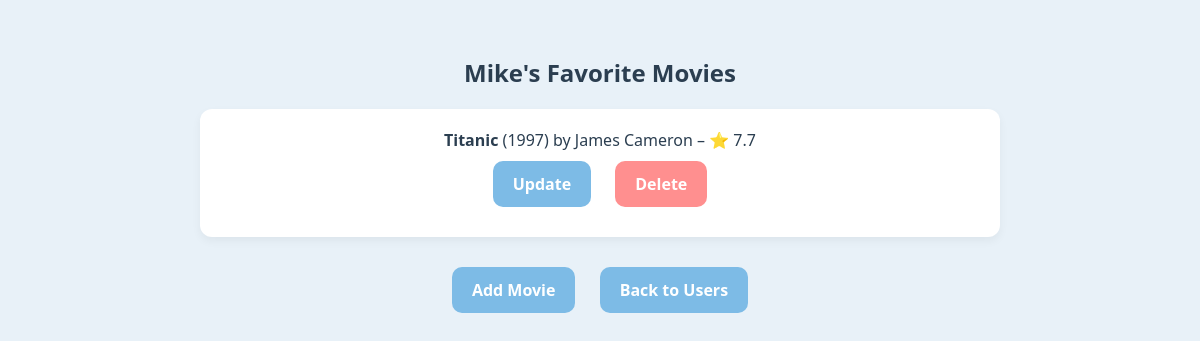
/users/3, run on the app's committed database.
### models.py (models this page shows)
class User(db.Model):
    __tablename__ = "users"
    id = db.Column(db.Integer, primary_key=True, autoincrement=True)
    name = db.Column(db.String(50), nullable=False)
    movies = db.relationship('Movie', backref='user', cascade="all, delete-orphan")

class Movie(db.Model):
    __tablename__ = "movies"
    id = db.Column(db.Integer, primary_key=True, autoincrement=True)
    user_id = db.Column(db.Integer, db.ForeignKey("users.id"), nullable=False)
    title = db.Column(db.String)
    director = db.Column(db.String)
    year = db.Column(db.Integer)
    rating = db.Column(db.Float)

### app.py (the view)
@app.route('/users/<int:user_id>', methods=['GET'])
def list_user_movies(user_id):
    try:
        user = User.query.get_or_404(user_id)
        return render_template('user_movies.html', user=user, movies=user.movies)
    except Exception as e:
        print(f"Error retrieving movies: {e}")
        return render_template('message.html', message="Failed to retrieve the movies.")

### templates/user_movies.html (shortened to what this page needs)
<!DOCTYPE html>
<html lang="en">
<head>
    <link rel="stylesheet" href="{{ url_for('static', filename='style.css') }}">
</head>
<body>
    <div class="container">
        <h1>{{ user.name }}'s Favorite Movies</h1>
        {% if movies %}
            <ul class="movie-list">
                {% for movie in movies %}
                    <li>
                        <strong>{{ movie.title }}</strong> ({{ movie.year }}) by {{ movie.director }} – ⭐ {{ movie.rating }}
                        <div class="movie-buttons">
                            <a href="{{ url_for('update_movie', user_id=user.id, movie_id=movie.id) }}" class="button">Update</a>
                            <a href="{{ url_for('delete_movie', user_id=user.id, movie_id=movie.id) }}" class="button delete">Delete</a>
                        </div>
                    </li>
                {% endfor %}
            </ul>
        {% else %}
            <p>No movies added yet.</p>
        {% endif %}
        <a href="{{ url_for('add_movie', user_id=user.id) }}" class="button">Add Movie</a>
        <a href="{{ url_for('list_users') }}" class="button">Back to Users</a>
    </div>
</body>
</html>

### static/style.css (style rules this page uses)
body { margin: 0; padding: 0; font-family: 'Segoe UI', sans-serif; background-color: #e8f1f8; color: #2b3e50; text-align: center; }
.container { max-width: 800px; margin: auto; padding: 40px 20px; }
h1, h2, h3, p { font-weight: bold; font-size: 1.5em; margin-bottom: 20px; }
ul { list-style-type: none; padding: 0; }
li { margin-bottom: 20px; background-color: #ffffff; padding: 20px; border-radius: 12px; box-shadow: 0 4px 10px rgba(0, 0, 0, 0.05); }
.button, button { display: inline-block; padding: 12px 20px; margin: 10px; font-size: 1em; font-weight: bold; color: white; background-color: #7dbbe6; border: none; border-radius: 10px; cursor: pointer; text-decoration: none; transition: background-color 0.3s ease; }
.button.delete { background-color: #ff8f8f; }

### data on the page
User: name "Mike"
Movie: title "Titanic", year "1997", director "James Cameron", rating "7.7"
